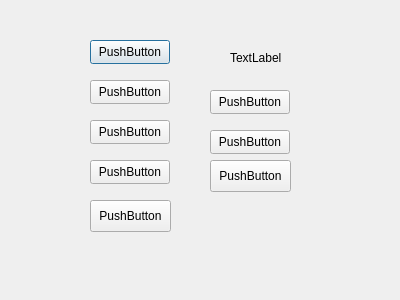
<?xml version="1.0" encoding="UTF-8"?>
<ui version="4.0">
 <class>facultyAccountPage</class>
 <widget class="QDialog" name="facultyAccountPage">
  <property name="geometry">
   <rect>
    <x>0</x>
    <y>0</y>
    <width>400</width>
    <height>300</height>
   </rect>
  </property>
  <property name="windowTitle">
   <string>Dialog</string>
  </property>
  <widget class="QPushButton" name="addBookButton">
   <property name="geometry">
    <rect>
     <x>90</x>
     <y>40</y>
     <width>80</width>
     <height>24</height>
    </rect>
   </property>
   <property name="text">
    <string>PushButton</string>
   </property>
  </widget>
  <widget class="QPushButton" name="editBookButton">
   <property name="geometry">
    <rect>
     <x>90</x>
     <y>80</y>
     <width>80</width>
     <height>24</height>
    </rect>
   </property>
   <property name="text">
    <string>PushButton</string>
   </property>
  </widget>
  <widget class="QPushButton" name="deleteBookButton">
   <property name="geometry">
    <rect>
     <x>90</x>
     <y>120</y>
     <width>80</width>
     <height>24</height>
    </rect>
   </property>
   <property name="text">
    <string>PushButton</string>
   </property>
  </widget>
  <widget class="QPushButton" name="DisplayBooksButton">
   <property name="geometry">
    <rect>
     <x>90</x>
     <y>160</y>
     <width>80</width>
     <height>24</height>
    </rect>
   </property>
   <property name="text">
    <string>PushButton</string>
   </property>
  </widget>
  <widget class="QLabel" name="label">
   <property name="geometry">
    <rect>
     <x>230</x>
     <y>50</y>
     <width>60</width>
     <height>16</height>
    </rect>
   </property>
   <property name="text">
    <string>TextLabel</string>
   </property>
  </widget>
  <widget class="QPushButton" name="searchByAuthorButton">
   <property name="geometry">
    <rect>
     <x>210</x>
     <y>90</y>
     <width>80</width>
     <height>24</height>
    </rect>
   </property>
   <property name="text">
    <string>PushButton</string>
   </property>
  </widget>
  <widget class="QPushButton" name="searchByBookTitleButton">
   <property name="geometry">
    <rect>
     <x>210</x>
     <y>130</y>
     <width>80</width>
     <height>24</height>
    </rect>
   </property>
   <property name="text">
    <string>PushButton</string>
   </property>
  </widget>
  <widget class="QPushButton" name="logout">
   <property name="geometry">
    <rect>
     <x>90</x>
     <y>200</y>
     <width>81</width>
     <height>32</height>
    </rect>
   </property>
   <property name="text">
    <string>PushButton</string>
   </property>
  </widget>
  <widget class="QPushButton" name="searchByISBNButton">
   <property name="geometry">
    <rect>
     <x>210</x>
     <y>160</y>
     <width>81</width>
     <height>32</height>
    </rect>
   </property>
   <property name="text">
    <string>PushButton</string>
   </property>
  </widget>
 </widget>
 <resources/>
 <connections/>
</ui>
